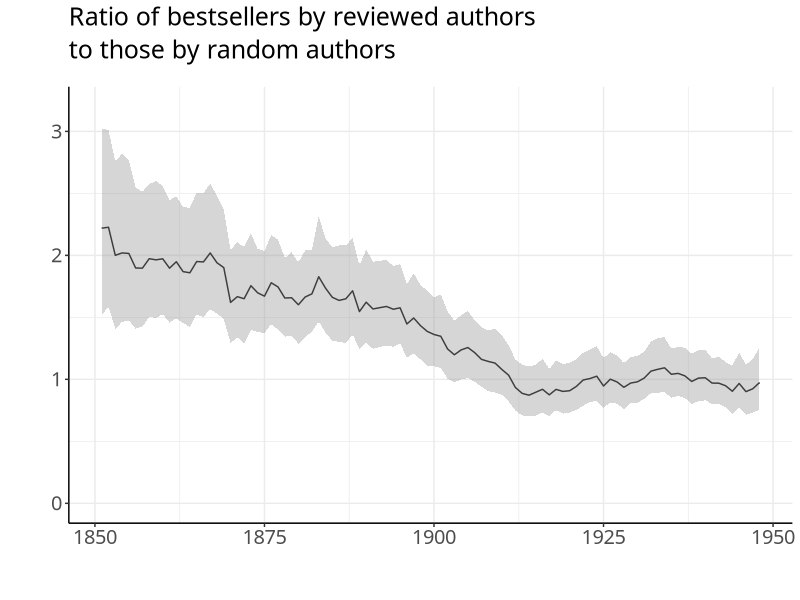
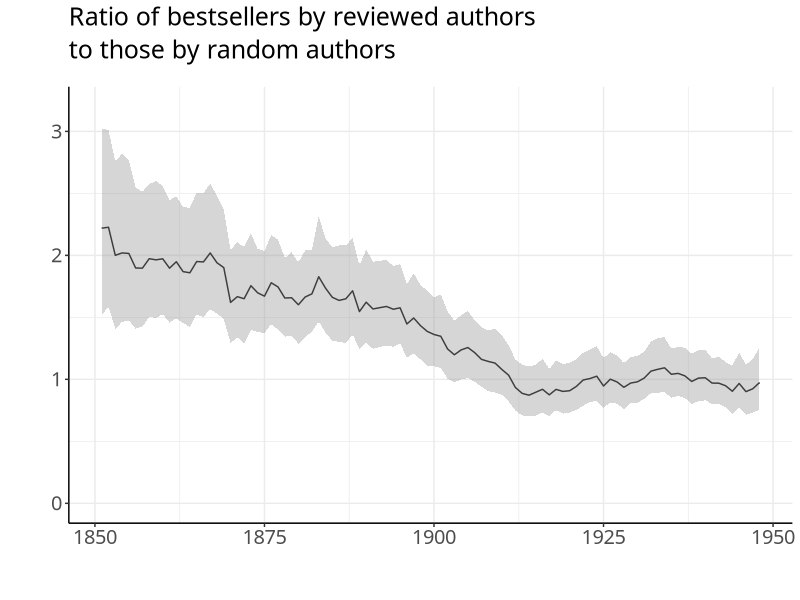

Write R code to recreate these figures, in order.
library(ggplot2)

this.dir <- dirname(parent.frame(2)$ofile)
setwd(this.dir)
data <- read.csv('../salesdata/dataforC3Fig3.csv')

data$ratiomax[data$ratiomax > 10] <- 10

p <- ggplot(data, aes(x = year)) +
  geom_line(aes(y = ratio), color = 'black') +
  geom_ribbon(aes(ymin = ratiomin, ymax = ratiomax), fill = 'gray60', alpha = 0.4) +
  theme_bw() +
  ggtitle("Ratio of bestsellers by reviewed authors\nto those by random authors") +
  labs(x = '', y = '') +
  scale_y_continuous(limits = c(0, 3.2)) +
  theme(text = element_text(size = 18, family = "Avenir Next Medium"), panel.border = element_blank()) +
  theme(axis.line = element_line(color = 'black'), 
        legend.position = 'none',
        plot.title = element_text(size = 18, margin = margin(b = 16), lineheigh = 1.1),
        axis.title.x = element_text(margin = margin(t = 14)),
        axis.title.y = element_text(margin = margin(r = 14)))

tiff("~/Dropbox/book/chapter3/images/C3Fig3salesratio.tiff", height = 6, width = 9, units = 'in', res=400)
plot(p)
dev.off()
plot(p)